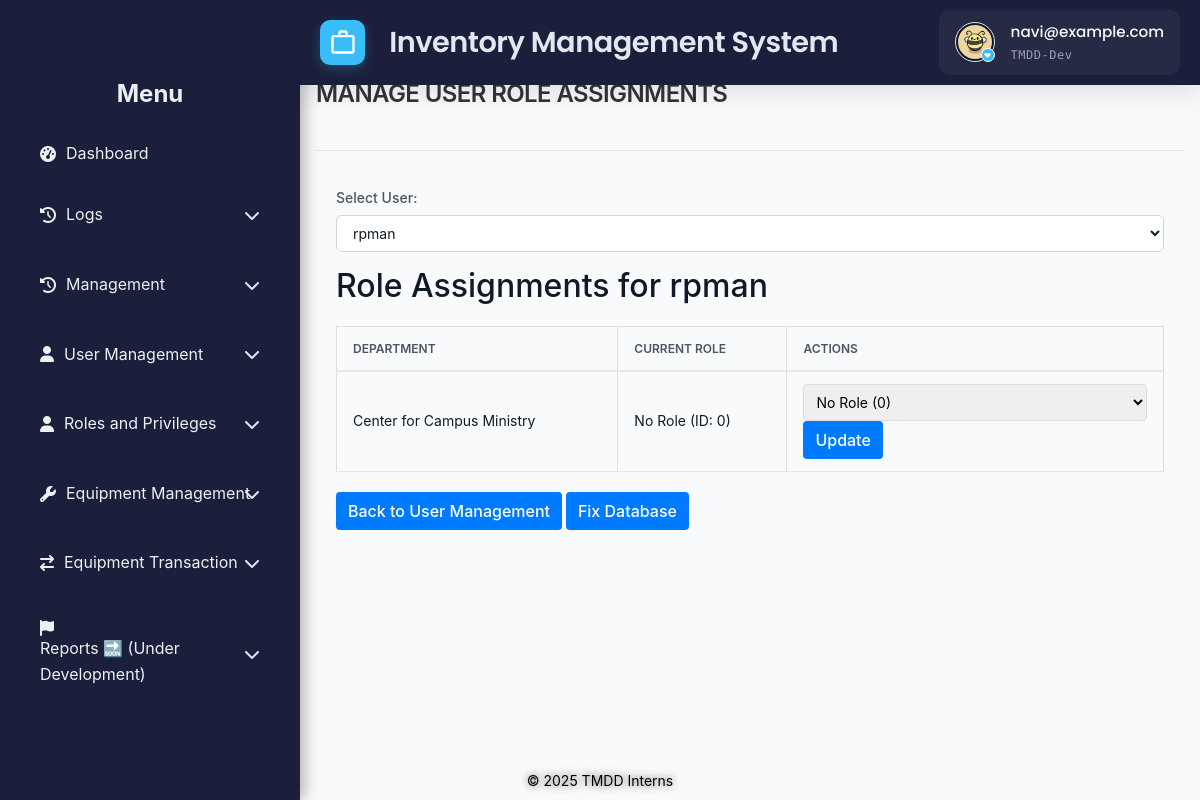
The app's page /src/view/php/modules/user_manager/manage_roles.php?user_id=4 (signed in), older data.
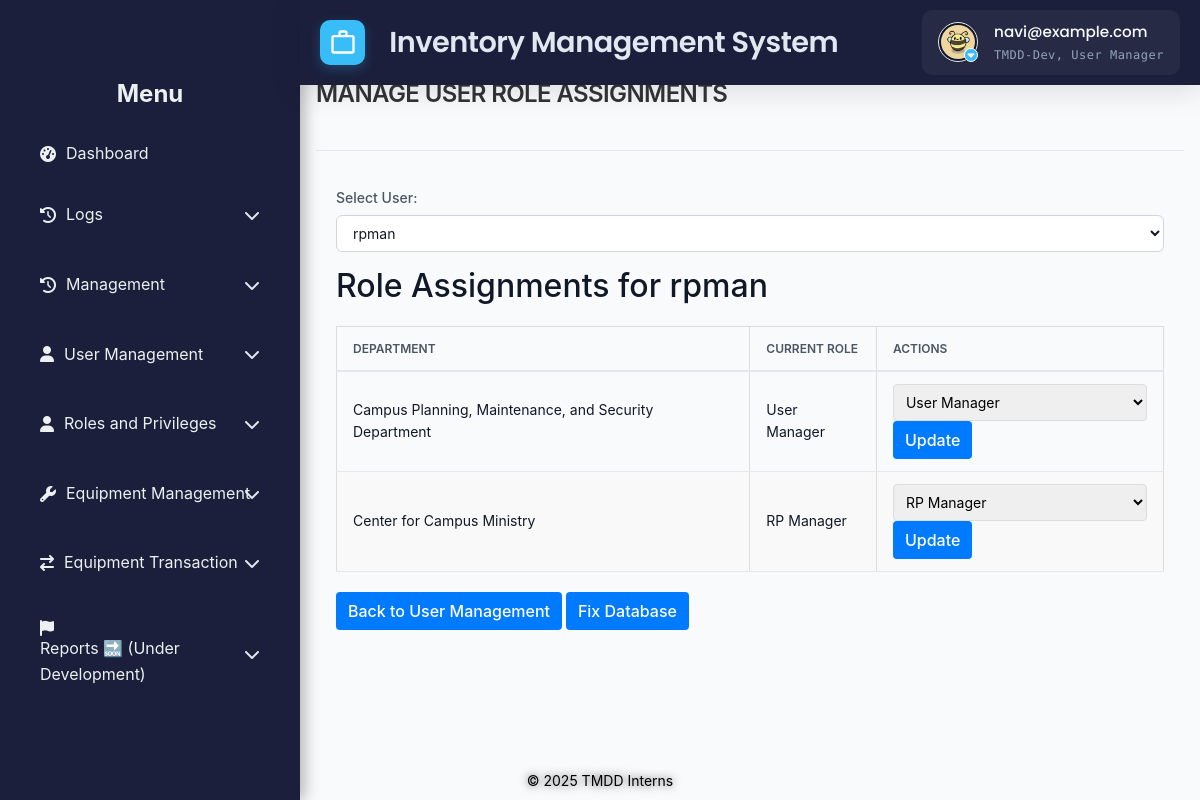
The same page, newer data.
### tables this page shows
CREATE TABLE `user_department_roles` (
  `user_id` int(11) NOT NULL,
  `department_id` int(11) NOT NULL,
  `role_id` int(11) NOT NULL DEFAULT 0
);

CREATE TABLE `users` (
  `id` int(11) NOT NULL,
  `username` varchar(50) NOT NULL,
  `email` varchar(100) NOT NULL,
  `password` varchar(255) NOT NULL,
  `first_name` varchar(100) DEFAULT NULL,
  `last_name` varchar(100) DEFAULT NULL,
  `date_created` timestamp NULL DEFAULT current_timestamp(),
  `status` enum('Offline','Online') NOT NULL,
  `is_disabled` tinyint(1) NOT NULL DEFAULT 0,
  `profile_pic_path` varchar(2048) DEFAULT NULL
);

CREATE TABLE `departments` (
  `id` int(11) NOT NULL,
  `department_name` varchar(191) NOT NULL,
  `abbreviation` varchar(50) NOT NULL,
  `is_disabled` tinyint(1) NOT NULL DEFAULT 0
);

CREATE TABLE `roles` (
  `id` int(11) NOT NULL,
  `role_name` varchar(100) NOT NULL,
  `is_disabled` tinyint(1) NOT NULL DEFAULT 0
);

### src/view/php/modules/user_manager/manage_roles.php (the view, shortened to what the changed rows need)
<?php
require_once('../../../../../config/ims-tmdd.php');
$rolesStmt = $pdo->query("SELECT id, role_name FROM roles WHERE is_disabled = 0 ORDER BY role_name");
$roles = $rolesStmt->fetchAll(PDO::FETCH_ASSOC);
$selectedUserId = filter_var($_GET['user_id'] ?? 0, FILTER_VALIDATE_INT);
$assignments = [];
if ($selectedUserId) {
    $assignmentsStmt = $pdo->prepare("
        SELECT udr.user_id, udr.department_id, udr.role_id,
               u.username, d.department_name, r.role_name
        FROM user_department_roles udr
        JOIN users u ON udr.user_id = u.id
        JOIN departments d ON udr.department_id = d.id
        LEFT JOIN roles r ON udr.role_id = r.id
        WHERE udr.user_id = ?
        ORDER BY d.department_name
    ");
    $assignmentsStmt->execute([$selectedUserId]);
    $assignments = $assignmentsStmt->fetchAll(PDO::FETCH_ASSOC);
}
include '../../general/header.php';
include '../../general/sidebar.php';
?>
<!DOCTYPE html>
<html lang="en">
<head>
    <link rel="stylesheet" href="<?php echo BASE_URL; ?>src/view/styles/css/user_module.css">
</head>
<body>
    <div class="main-content container-fluid">
        <header>
            <h1>MANAGE USER ROLE ASSIGNMENTS</h1>
        </header>
        <div class="container">
            <form method="GET" action="">
                <div class="form-group">
                </div>
            </form>
            <?php if ($selectedUserId && !empty($assignments)): ?>
                <h2>Role Assignments for <?php echo htmlspecialchars($assignments[0]['username']); ?></h2>
                <table>
                    <thead>
                        <tr>
                            <th>Department</th>
                            <th>Current Role</th>
                            <th>Actions</th>
                        </tr>
                    </thead>
                    <tbody>
                        <?php foreach ($assignments as $assignment): ?>
                            <tr>
                                <td><?php echo htmlspecialchars($assignment['department_name']); ?></td>
                                <td><?php echo htmlspecialchars($assignment['role_name'] ?? 'No Role (ID: ' . $assignment['role_id'] . ')'); ?></td>
                                <td>
                                    <form method="POST" action="" style="display: inline;">
                                        <select name="role_id">
                                            <option value="0" <?php echo $assignment['role_id'] == 0 ? 'selected' : ''; ?>>No Role (0)</option>
                                            <?php foreach ($roles as $role): ?>
                                                <option value="<?php echo $role['id']; ?>" <?php echo $assignment['role_id'] == $role['id'] ? 'selected' : ''; ?>>
                                                    <?php echo htmlspecialchars($role['role_name']); ?>
                                                </option>
                                            <?php endforeach; ?>
                                        </select>
                                        <button type="submit" name="update_role" class="btn btn-primary">Update</button>
                                    </form>
                                </td>
                            </tr>
                        <?php endforeach; ?>
                    </tbody>
                </table>
            <?php elseif ($selectedUserId): ?>
                <p>No role assignments found for this user.</p>
            <?php endif; ?>
            <div style="margin-top: 20px;">
                <a href="user_management.php" class="btn btn-primary">Back to User Management</a>
                <a href="fix_role_id.php" class="btn btn-primary">Fix Database</a>
            </div>
        </div>
    </div>
</body>
</html>

### src/view/php/general/header.php (shortened to what the changed rows need)
<?php
$role = isset($_SESSION["role"]) ? $_SESSION["role"] : "";
$email = $_SESSION['email'];
?>
<!DOCTYPE html>
<html lang="en">
<head>
    <link href="https://cdn.jsdelivr.net/npm/bootstrap@5.2.3/dist/css/bootstrap.min.css" rel="stylesheet">
    <link href="https://cdn.jsdelivr.net/npm/bootstrap-icons@1.10.3/font/bootstrap-icons.css" rel="stylesheet">
    <link rel="stylesheet"
          href="https://cdn.jsdelivr.net/npm/bootstrap@5.3.0/dist/css/bootstrap.min.css">
    <link rel="stylesheet"
          href="https://cdnjs.cloudflare.com/ajax/libs/font-awesome/6.4.0/css/all.min.css">
    <link href="https://cdn.jsdelivr.net/npm/select2@4.1.0-rc.0/dist/css/select2.min.css" rel="stylesheet" />
    <link href="https://cdn.jsdelivr.net/npm/select2@4.1.0-rc.0/dist/css/select2.min.css" rel="stylesheet" />
    <link rel="stylesheet" href="<?php echo BASE_URL; ?>src/view/styles/css/toast.css">
    <link rel="stylesheet" href="<?php echo BASE_URL; ?>src/view/styles/css/header_footer.css">
</head>
<body>
<header class="header">
    <div class="header-widgets">
        <div class="user-profile" onclick="toggleDropdown()">
            <div class="user-info">
                <div class="user-name"><?php echo $email; ?></div>
                <div class="user-role"><?php echo $role; ?> </div>
            </div>
        </div>
    </div>
</header>
</body>
</html>

Row changes from the older to the newer data that the page shows:
removed user_department_roles: user.username "rpman", department.department_name "Center for Campus Ministry", role_name "No Role (ID: 0)", role_id "No Role (0)"
now on this page (row unchanged): users: username "rpman"
added user_department_roles: department.department_name "Campus Planning, Maintenance, and Security Department", role.role_name "User Manager", role_id "User Manager"
added user_department_roles: department.department_name "Center for Campus Ministry", role.role_name "RP Manager", role_id "RP Manager"
Text that changed along with them:
$role: "TMDD-Dev" → "TMDD-Dev, User Manager"
